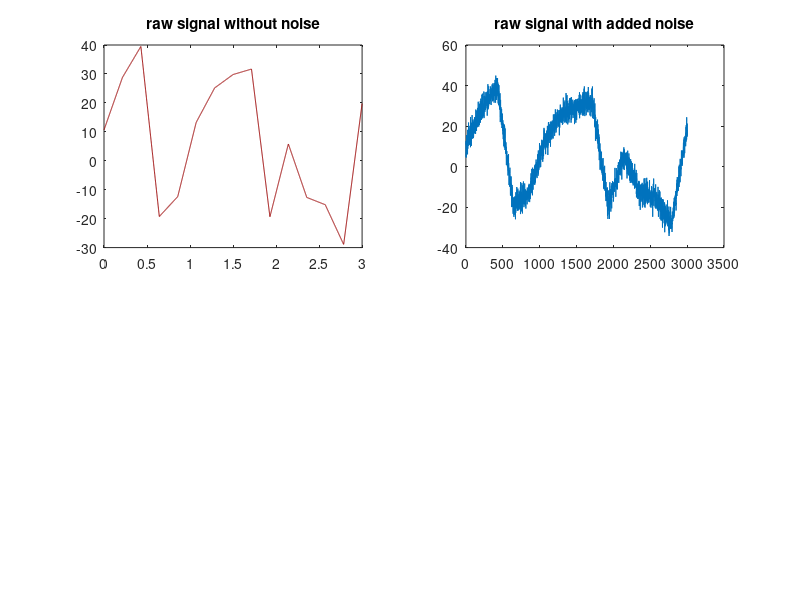
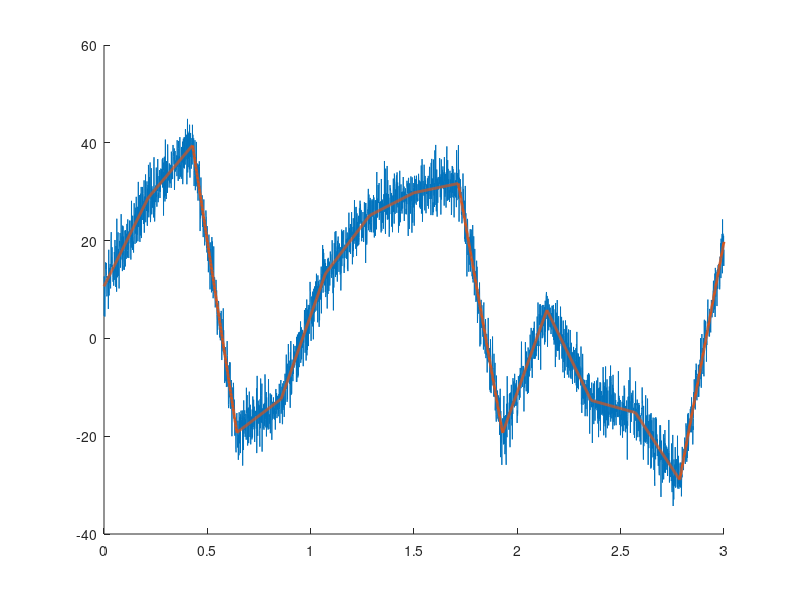
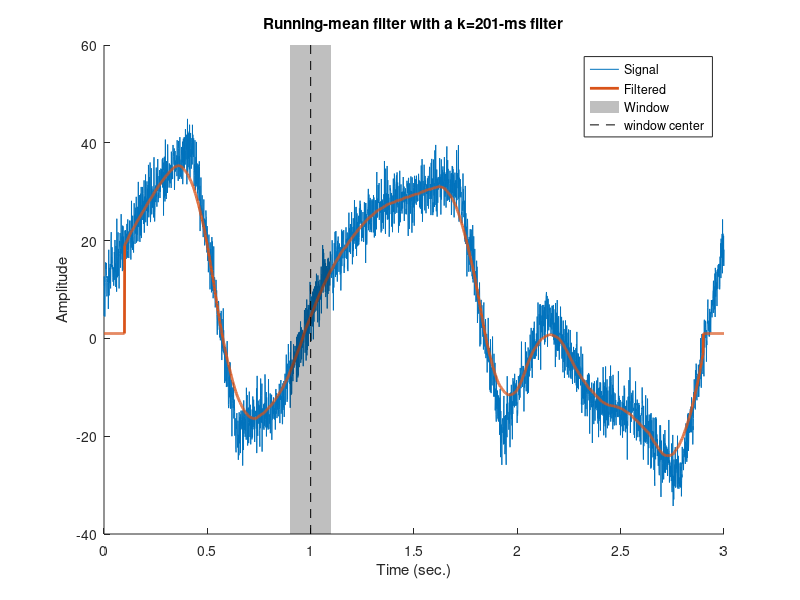

The MATLAB script that drew these images, in order:
%% Mean-smooth filter of time series data
% Author: Will Decker
% Code adapted from Mike X. Cohen's "Signal Processing Problems" course

%% 

% signal parameters

samplerate = 1000; % measured in Hz
time = 0:1/samplerate:3; % 1 sample point over 3 seconds
n = length(time);
p = 15; % time points

% generate noise

noiselevel = 3; % measured in standard deviations
noise = noiselevel * randn(size(time)); % randomly generate noise along signal

% amplitude modulator

ampl = interp1(randn(p,1)*25, linspace(1,p,n));

%% generate signal

signal = ampl + noise;

% show signals adjacent

figure(1), clf, hold on
subplot(221)
plot(time, ampl, 'Color', [0.6, 0 ,0]), title('raw signal without noise')
subplot(222)
plot(signal) , title('raw signal with added noise')

% show signals superimposed

figure(2), clf, hold on
plot(time, signal, time, ampl, 'linew', 2)
zoom on

%% Filter signal

% filtered signal vector

filtsig = ones(size(signal)); % or filtsig = signal (hint: edge effects)

% implement the mean-smooth in the *time* domain

k = 100; % filter window

for i = k + 1:n - k - 1

    filtsig(i) = mean(signal(i - k:i + k)); % each point along the filtered signal is the average of 'k' surrounding points

end

% convert windosize to ms

windowsize = 1000 * (k*2 + 1) / samplerate;

%% Plot noisy and filtered signal

figure(3), clf, hold on
plot(time, signal, time, filtsig, 'linew', 2)
timeindex = dsearchn(time', 1);
ylim = get(gca, 'ylim');
patch(time([ timeindex-k timeindex-k timeindex+k timeindex+k ]),ylim([ 1 2 2 1 ]),'k','facealpha',.25,'linestyle','none')
plot(time([timeindex timeindex]),ylim,'k--')
xlabel('Time (sec.)'), ylabel('Amplitude')
title([ 'Running-mean filter with a k=' num2str(round(windowsize)) '-ms filter' ])
legend({'Signal';'Filtered';'Window';'window center'})

zoom on 


%%
